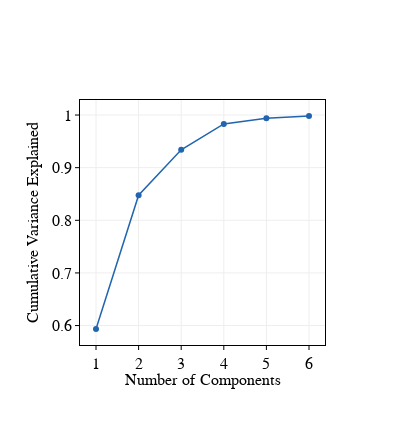

Notebook cell for this chart:
### Markdown cell above
### Plot cumulative variance represented by each component ###

### Code cell
trace_list = []
trace_list.append(go.Scatter(x=np.arange(1,7),
                             y=np.cumsum(pca.explained_variance_ratio_),
                             mode='lines+markers',
                             line=dict(width=1.5, color='rgb(33,100,175)'),
                             name=analyte))


layout = go.Layout(height=425, width=405, legend_x= 0.1, legend_y=-0.15, legend_font=dict(family='Myriad Pro', size=12, color='black'), legend_orientation='h',
                   xaxis=dict(title='Number of Components',
                              title_standoff=0.5,
                              titlefont=dict(family='Myriad Pro', size=16, color='black'),
                              showline=True, linewidth=1, linecolor='black', mirror=True, side='bottom',
                              ticks='outside', ticklen=4, tickangle=0, nticks=8,
                              tickfont=dict(size=16, family='Myriad Pro', color='black'), tickcolor='black',
                              showgrid=True,zeroline=True),
                  
                  yaxis=dict(title='Cumulative Variance Explained',
                            titlefont=dict(family='Myriad Pro', size=16, color='black'),

                              anchor='x', side='left', showgrid=True, zeroline=True,
                            tickfont=dict(family='Myriad Pro',size=16, color='black'), tickcolor='black', 

                              showline=True, linewidth=1, linecolor='black', mirror=True,
                              ticks='outside', ticklen=4, tickangle=0))


plot(go.Figure(data = trace_list, layout=layout))

### Figure 1 — Plotly figure (JSON) as saved in the notebook; plotly's stock layout.template omitted (floating-point values rounded to 4 significant figures)
{"data": [{"line": {"color": "rgb(33,100,175)", "width": 1.5}, "mode": "lines+markers", "name": "Growth Rate", "type": "scatter", "x": [1, 2, 3, 4, 5, 6], "y": [0.5935, 0.8476, 0.9338, 0.983, 0.9939, 0.9982]}], "layout": {"height": 425, "legend": {"font": {"color": "black", "family": "Myriad Pro", "size": 12}, "orientation": "h", "x": 0.1, "y": -0.15}, "width": 405, "xaxis": {"linecolor": "black", "linewidth": 1, "mirror": true, "nticks": 8, "showgrid": true, "showline": true, "side": "bottom", "tickangle": 0, "tickcolor": "black", "tickfont": {"color": "black", "family": "Myriad Pro", "size": 16}, "ticklen": 4, "ticks": "outside", "title": {"font": {"color": "black", "family": "Myriad Pro", "size": 16}, "standoff": 0.5, "text": "Number of Components"}, "zeroline": true}, "yaxis": {"anchor": "x", "linecolor": "black", "linewidth": 1, "mirror": true, "showgrid": true, "showline": true, "side": "left", "tickangle": 0, "tickcolor": "black", "tickfont": {"color": "black", "family": "Myriad Pro", "size": 16}, "ticklen": 4, "ticks": "outside", "title": {"font": {"color": "black", "family": "Myriad Pro", "size": 16}, "text": "Cumulative Variance Explained"}, "zeroline": true}}}
